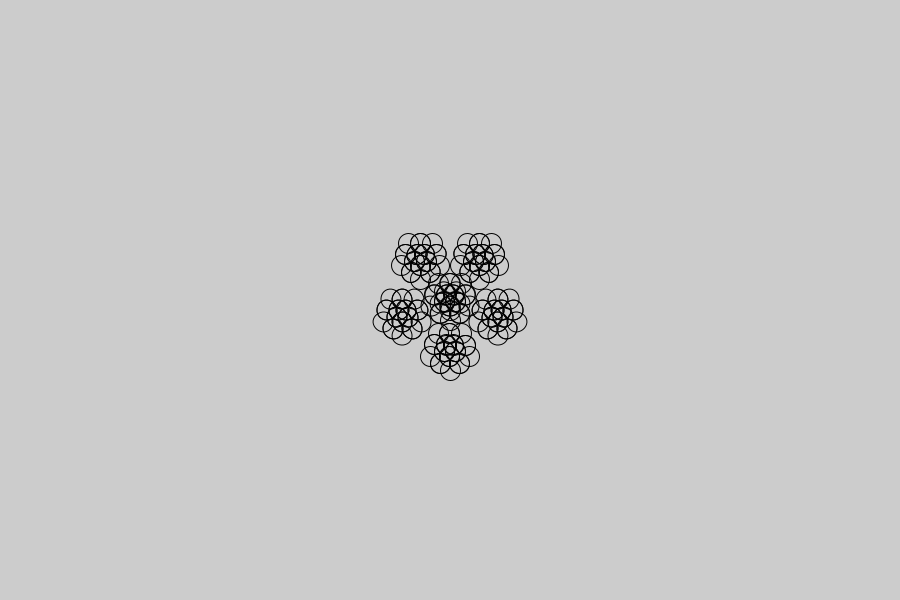
Frame 1 (no input)
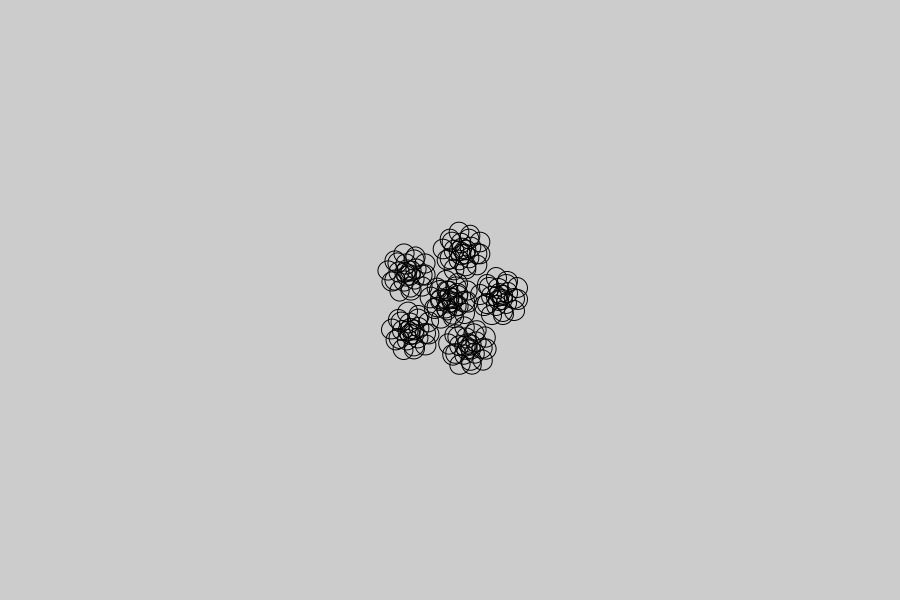
Frame 60 (the mouse pressed at the canvas centre just before this capture)
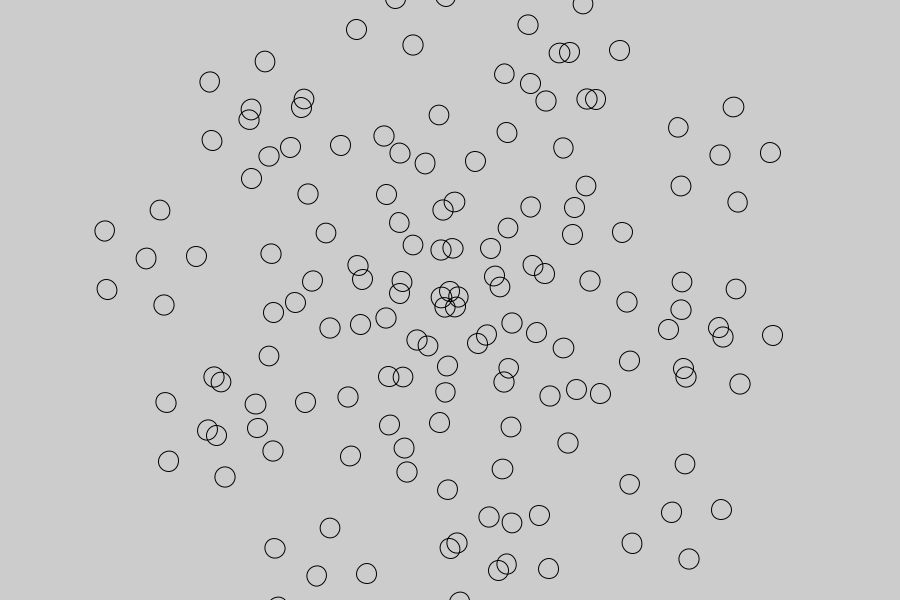
Frame 120 (the mouse held since frame 60 and released just before this capture)

The Processing sketch that drew these frames (run headless with seeded random() and noise(); from frame 60 on, the mouse is pressed at the canvas centre):

// Processing sketch: ART331_40_BasicPatterns07
// ── ART331_40_BasicPatterns07.pde
float angle = 0.0;
float speed = 0.005;
int numCircles = 5;

void setup() {
  size(900, 600);
  noFill();
}

void draw() {
  float l0 = map(mouseX, 0, width, 10, 300);
  float l1 = map(mouseY, 0, height, 10, 300);
  
  background(204);
  
  translate(width/2, height/2);
  rotate(angle);
  for(int i=0; i<numCircles; i++) {
    pushMatrix();
      rotate(i * TWO_PI/numCircles);
      translate(0, l0);
      ellipse(0, 0, 20, 20);

      rotate(angle);
      for(int j=0; j<numCircles; j++) {
        pushMatrix();
          rotate(j * TWO_PI/numCircles);
          translate(0, l1);
          ellipse(0, 0, 20, 20);
          
          rotate(angle);
          for(int k=0; k<numCircles; k++) {
            pushMatrix();
              rotate(k * TWO_PI/numCircles);
              translate(0, 50);
              ellipse(0, 0, 20, 20);
            popMatrix();
            
          }
        popMatrix();
      }
     popMatrix();
  }

  angle += speed;
}

void mousePressed() {
  speed = 0.0;
}

void mouseReleased() {
  speed = 0.005;
}
